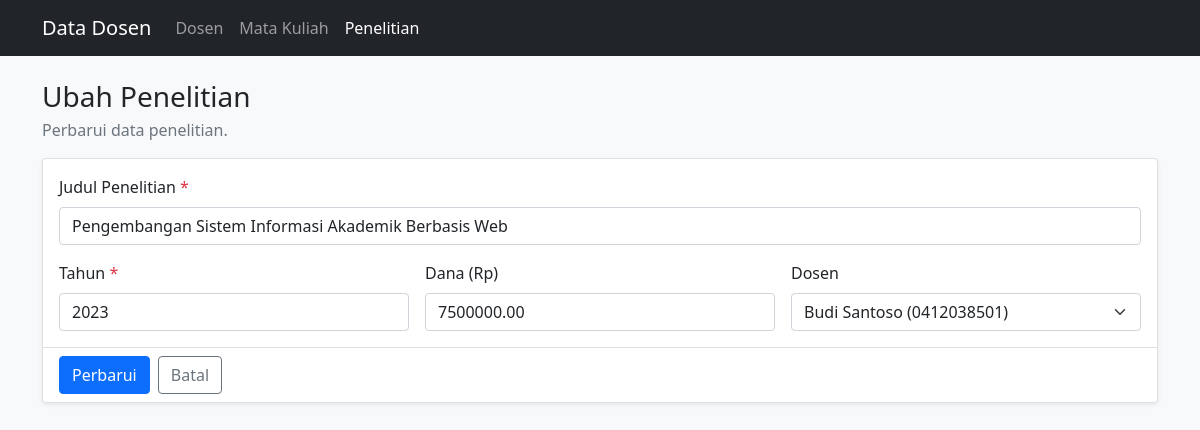
Before: /Program/public/index.php?page=research&action=edit&id=1 with the older database file.
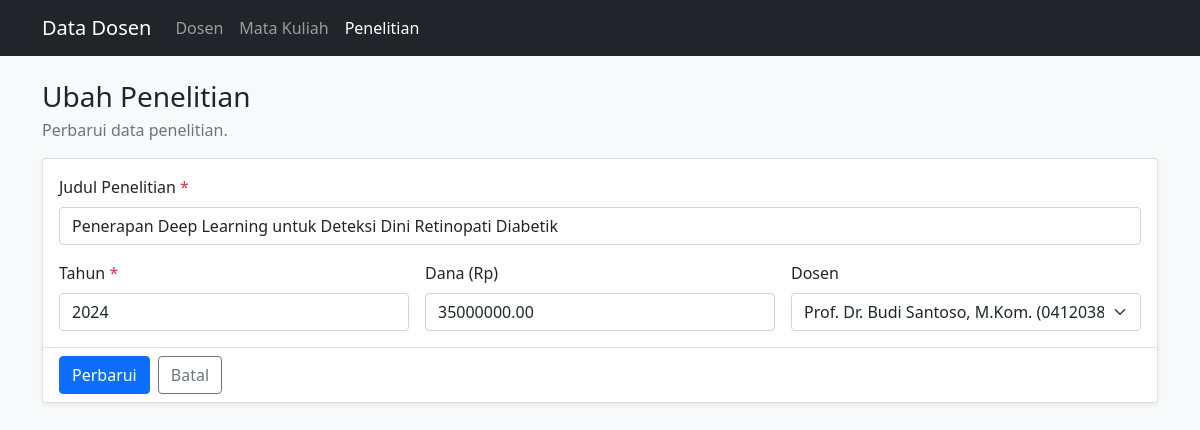
After: the same page with the newer database file.
### tables this page shows
CREATE TABLE `research` (
  `id`          INT UNSIGNED NOT NULL AUTO_INCREMENT,
  `lecturer_id` INT UNSIGNED NULL,
  `title`       VARCHAR(150) NOT NULL,
  `year`        SMALLINT UNSIGNED NOT NULL,
  `funding`     DECIMAL(12,2) NOT NULL DEFAULT 0,
  PRIMARY KEY (`id`),
  KEY `idx_research_lecturer` (`lecturer_id`),
  CONSTRAINT `fk_research_lecturer`
    FOREIGN KEY (`lecturer_id`) REFERENCES `lecturers` (`id`)
    ON UPDATE CASCADE
    ON DELETE SET NULL
);

CREATE TABLE `lecturers` (
  `id`        INT UNSIGNED NOT NULL AUTO_INCREMENT,
  `name`      VARCHAR(100) NOT NULL,
  `nidn`      VARCHAR(20)  NOT NULL,
  `email`     VARCHAR(100) NULL,
  `phone`     VARCHAR(20)  NULL,
  `join_date` DATE         NULL,
  PRIMARY KEY (`id`),
  UNIQUE KEY `uq_lecturers_nidn` (`nidn`)
);

### Program/app/controllers/ResearchController.php (called while the page is built, shortened)
<?php
class ResearchController
{
    private Research $research;
    private Lecturer $lecturers;
    public function __construct()
    {
        $this->research  = new Research();
        $this->lecturers = new Lecturer();
    }
    public function edit(int $id = 0): void
    {
        $item = $this->research->find($id);
        $this->render('research/edit', [
            'title'     => 'Ubah Penelitian',
            'item'      => $item,
            'lecturers' => $this->lecturers->all(),
            'errors'    => [],
        ]);
    }
    private function render(string $view, array $data = []): void
    {
        extract($data, EXTR_SKIP);
        require __DIR__ . '/../views/header.php';
        require __DIR__ . '/../views/' . $view . '.php';
        require __DIR__ . '/../views/footer.php';
    }
}

### Program/app/core/Database.php (called while the page is built)
<?php
class Database
{
    private static ?PDO $pdo = null;
    public static function connect(): PDO
    {
        if (self::$pdo === null) {
            $dsn = 'mysql:host=' . DB_HOST . ';port=' . DB_PORT
                 . ';dbname=' . DB_NAME . ';charset=utf8mb4';
            try {
                self::$pdo = new PDO($dsn, DB_USER, DB_PASS, [
                    PDO::ATTR_ERRMODE            => PDO::ERRMODE_EXCEPTION,
                    PDO::ATTR_DEFAULT_FETCH_MODE => PDO::FETCH_ASSOC,
                    PDO::ATTR_EMULATE_PREPARES   => false,
                ]);
            } catch (PDOException $e) {
                http_response_code(500);
                exit('Koneksi database gagal: ' . htmlspecialchars($e->getMessage()));
            }
        }
        return self::$pdo;
    }
}

### Program/app/models/Research.php (called while the page is built, shortened)
<?php
class Research
{
    private PDO $db;
    public function __construct()
    {
        $this->db = Database::connect();
    }
    public function find(int $id): array|false
    {
        $stmt = $this->db->prepare("SELECT * FROM research WHERE id = :id LIMIT 1");
        $stmt->execute([':id' => $id]);
        return $stmt->fetch();
    }
}

### Program/app/models/Lecturer.php (called while the page is built, shortened)
<?php
class Lecturer
{
    private PDO $db;
    public function __construct()
    {
        $this->db = Database::connect();
    }
    public function all(): array
    {
        return $this->db->query("SELECT * FROM lecturers ORDER BY id ASC")->fetchAll();
    }
}

### Program/app/views/research/_form.php (the view, shortened to what this page needs)
<div class="card shadow-sm">
  <div class="card-body">
    <div class="row g-3">
      <div class="col-12">
        <label for="title" class="form-label">Judul Penelitian <span class="text-danger">*</span></label>
        <input type="text" class="form-control" id="title" name="title" maxlength="150"
          value="<?= e($item['title'] ?? '') ?>" required>
      </div>
      <div class="col-md-4">
        <label for="year" class="form-label">Tahun <span class="text-danger">*</span></label>
        <input type="number" class="form-control" id="year" name="year" min="2000" max="2100"
          value="<?= e($item['year'] ?? date('Y')) ?>" required>
      </div>
      <div class="col-md-4">
        <label for="funding" class="form-label">Dana (Rp)</label>
        <input type="number" class="form-control" id="funding" name="funding" min="0" step="1000"
          value="<?= e($item['funding'] ?? '0') ?>">
      </div>
      <div class="col-md-4">
        <label for="lecturer_id" class="form-label">Dosen</label>
        <select class="form-select" id="lecturer_id" name="lecturer_id">
          <?php foreach ($lecturers as $lecturer): ?>
            <option value="<?= (int) $lecturer['id'] ?>"
              <?= (string) ($item['lecturer_id'] ?? '') === (string) $lecturer['id'] ? 'selected' : '' ?>>
              <?= e($lecturer['name']) ?> (<?= e($lecturer['nidn']) ?>)
            </option>
          <?php endforeach; ?>
        </select>
      </div>
    </div>
  </div>
  <div class="card-footer bg-white d-flex gap-2">
    <button type="submit" class="btn btn-primary"><?= e($submitLabel) ?></button>
    <a href="<?= url('research') ?>" class="btn btn-outline-secondary">Batal</a>
  </div>
</div>

Changed rows visible on the page:
changed research: title "Pengembangan Sistem Informasi Akademik Berbasis Web" → "Penerapan Deep Learning untuk Deteksi Dini Retinopati Diabetik"; year "2023" → "2024"; funding "7500000.00" → "35000000.00"; lecturer_id "Budi Santoso (0412038501)" → "Prof. Dr. Budi Santoso, M.Kom. (0412038501)"
